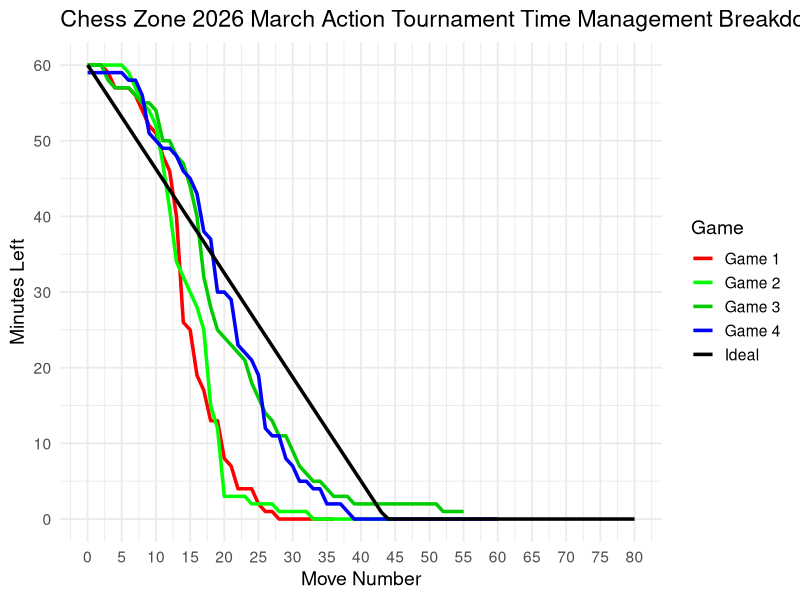

Generate this figure with R:
library(ggplot2)
  library(dplyr)
  
  # -------------------------------
  # 1. IDEAL LINE SETUP
  # -------------------------------
  
  slope <- -55 / 40
  intercept <- 60
  
  ideal_moves <- 0:80
  ideal_time_raw <- intercept + slope * ideal_moves
  ideal_time <- ifelse(ideal_time_raw > 0, ideal_time_raw, 0)
  
  ideal_df <- data.frame(
    move = ideal_moves,
    time = ideal_time,
    type = "Ideal"
  )
  
  # -------------------------------
  # 2. FUNCTION TO ADD A GAME
  # -------------------------------
  
  add_game <- function(times, name) {
    data.frame(
      move = 0:(length(times)-1),
      time = times,
      type = name
    )
  }
  
  # -------------------------------
  # 3. ADD YOUR GAMES HERE
  # -------------------------------
  
  # Game 1 (example)
  game1_times <- c(
    60, 60, 60, 59, 57, 57, 57, 56, 54, 52,
    51, 48, 46, 40, 26, 25, 19, 17, 13, 13,
    8, 7, 4, 4, 4, 2, 1, 1, 0, 0, 0, 0, 0, 0, 0, 0, 0
  )
  
  game1_df <- add_game(game1_times, "Game 1")
  
  # Game 2 (example)
  game2_times <- c(
    60, 60, 60, 60, 60, 60, 59, 57, 55, 54,
    52, 47, 41, 34, 32, 30, 28, 25, 15, 12,
    3, 3, 3, 3, 2, 2, 2, 2, 1, 1, 1, 1, 1, 0, 
    0, 0, 0, 0, 0, 0, 0, 0, 0, 0, 0
  )
  
  game2_df <- add_game(game2_times, "Game 2")
  
  game3_times <- c(
    60, 60, 60, 58, 57, 57, 57, 56, 55, 55,
    54, 50, 50, 48, 47, 44, 40, 32, 28, 25,
    24, 23, 22, 21, 18, 16, 14, 13, 11, 11, 9, 7, 6, 5, 
    5, 4, 3, 3, 3, 2, 2, 2, 2, 2, 2, 2, 2, 2, 2, 2, 2, 2, 1, 1, 1, 1
  )
  
  game3_df <- add_game(game3_times, "Game 3")
  
  game4_times <- c(
    59, 59, 59, 59, 59, 59, 58, 58, 56, 51,
    50, 49, 49, 48, 46, 45, 43, 38, 37, 30,
    30, 29, 23, 22, 21, 19, 12, 11, 11, 8, 7,
    5, 5, 4, 4, 2, 2, 2, 1, 0, 0, 0, 0, 0, 0,
    0, 0, 0, 0, 0, 0, 0, 0, 0, 0, 0, 0, 0, 0, 0, 0 
  )
  
  game4_df <- add_game(game4_times, "Game 4")
  
  # -------------------------------
  # 4. COMBINE ALL DATA
  # -------------------------------
  
  plot_df <- bind_rows(
    ideal_df,
    game1_df,
    game2_df,
    game3_df,
    game4_df
  )
  
  # -------------------------------
  # 5. FILTER WHICH LINES TO SHOW
  # -------------------------------
  
  plot_df_filtered <- plot_df %>%
    filter(type %in% c("Ideal", "Game 1", "Game 2", "Game 3", "Game 4"))
  
  # To hide a game, just remove it:
  # filter(type %in% c("Ideal", "Game 1"))
  
  # -------------------------------
  # 6. CUSTOM COLORS
  # -------------------------------
  
  custom_colors <- c(
    "Ideal" = "black",
    "Game 1" = "red",
    "Game 2" = "green1",
    "Game 3" = "green3",
    "Game 4" = "blue"
  )
  
  # -------------------------------
  # 7. PLOT
  # -------------------------------
  
  ggplot(plot_df_filtered, aes(x = move, y = time, color = type)) +
    
    geom_line(size = 1.2) +
    
    scale_color_manual(values = custom_colors) +
    
    scale_x_continuous(
      breaks = seq(0, max(plot_df$move), by = 5)
    ) +
    
    scale_y_continuous(
      breaks = seq(0, 60, by = 10),
      limits = c(0, 60)
    ) +
    
    labs(
      title = "Chess Zone 2026 March Action Tournament Time Management Breakdown",
      x = "Move Number",
      y = "Minutes Left",
      color = "Game"
    ) +
    
    theme_minimal(base_size = 14)
